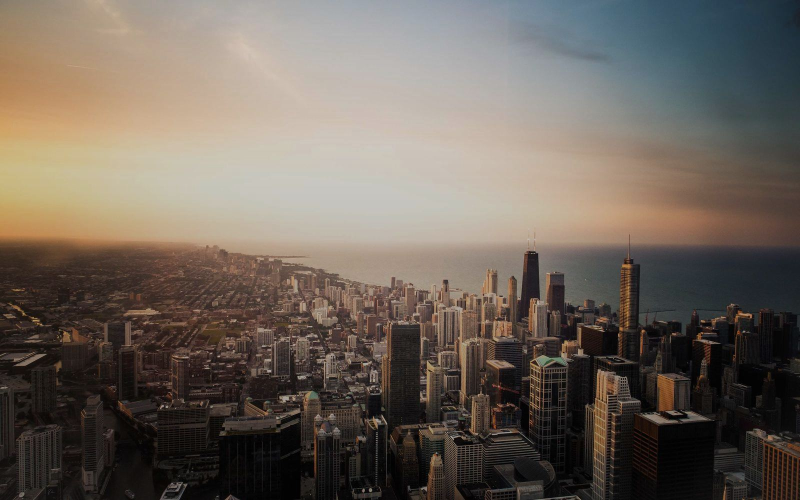
#> input picture scripts/assets/editorial/editorial-2.jpg, 1600 x 1000 px (shown at 1/2 size); its folder holds only this picture in this run
$ python process-editorial-photos.py
#> lines starting #> are read from the running program, lines starting #| are printed output that depends on the picture
#> in process_one, img is the input picture: PIL image 1600x1000 RGB; mean R, G, B 109.6, 100.1, 91
"""Optimize the 10 picsum.photos editorial JPEGs into smaller, web-ready files.

Steps per photo:
  - Resize to max 1600px wide
  - Apply a slight dark gradient overlay (so they match the Saturated Cinema theme)
  - Save at JPEG quality 78 (~80-120 KB target)
  - Generate a tiny 24px-wide blur placeholder (for LQIP / blur-up loading)

Outputs:
  scripts/assets/editorial/editorial-<n>.jpg        full (~100 KB each)
  scripts/assets/editorial/editorial-<n>-tiny.jpg   LQIP (~1 KB each)

No page in docs/ uses these any more; scripts/og-editorial.html uses three.

All source images are from https://picsum.photos — CC0 licensed.
Attribution: Lorem Picsum (https://picsum.photos), photos by Unsplash contributors.
"""
from pathlib import Path
from PIL import Image, ImageFilter
import io


ROOT = Path(__file__).resolve().parent.parent
DOCS = ROOT / "scripts" / "assets" / "editorial"


def darken_gradient(img: Image.Image) -> Image.Image:
    """Top-to-bottom subtle dark overlay so text reads on the photo."""
    w, h = img.size
#> w = 1600; h = 1000
    overlay = Image.new("RGBA", (w, h), (0, 0, 0, 0))
#> overlay: PIL image 1600x1000 RGBA; every value is 0
    for y in range(h):
        # 12% darkening at top → 38% darkening at bottom
        alpha = int(30 + (y / h) * 70)
        for x_band in range(0, w, 80):
            pass  # we'll just draw the line
        overlay.paste((0, 0, 0, alpha), (0, y, w, y + 1))
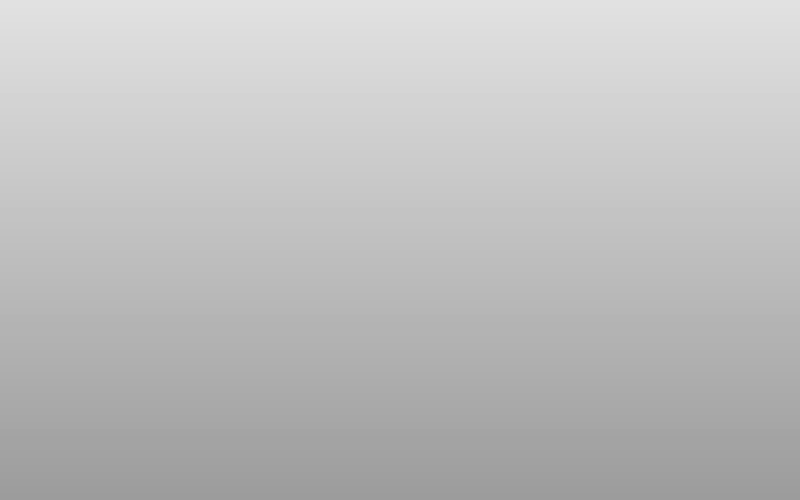
#> overlay: PIL image 1600x1000 RGBA (shown at 1/2 size); mean R, G, B, A 0, 0, 0, 64.5; transparent parts drawn white
    return Image.alpha_composite(img.convert("RGBA"), overlay).convert("RGB")
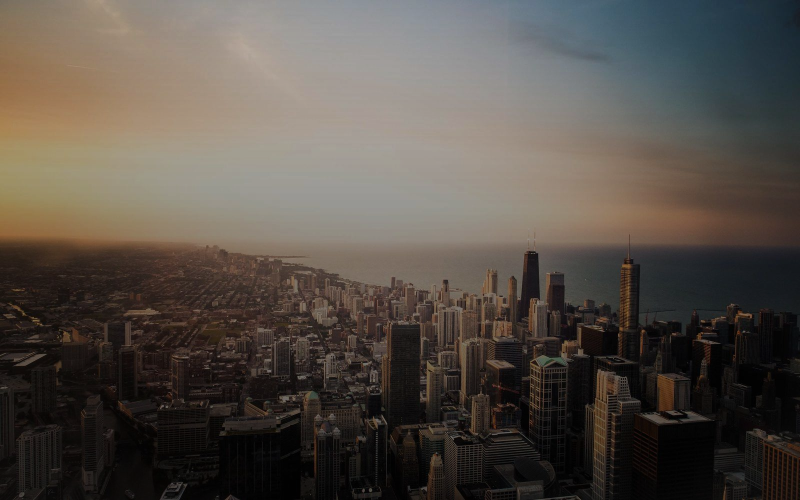
#> returned value: PIL image 1600x1000 RGB (shown at 1/2 size); mean R, G, B 85.8, 78.7, 71.8


def process_one(src: Path) -> None:
    img = Image.open(src).convert("RGB")
    # Resize to max 1600 wide
    if img.width > 1600:
        new_h = int(1600 * img.height / img.width)
        img = img.resize((1600, new_h), Image.LANCZOS)
    # Apply subtle dark gradient (top→bottom)
    img = darken_gradient(img)
    # Save optimized
    out = DOCS / src.name
    img.save(out, "JPEG", quality=78, optimize=True, progressive=True)
    # Tiny LQIP — 24 wide, blurred
    tiny = img.copy()
    tiny.thumbnail((24, 24 * img.height // img.width), Image.LANCZOS)
    tiny = tiny.filter(ImageFilter.GaussianBlur(1.5))
    tiny_name = src.stem + "-tiny.jpg"
    tiny_out = DOCS / tiny_name
    tiny.save(tiny_out, "JPEG", quality=60, optimize=True)
    kb_main = out.stat().st_size // 1024
#> (the run stopped early here; a loop or call above may not have finished)

$ run again, on landing/editorial/editorial-1.jpg
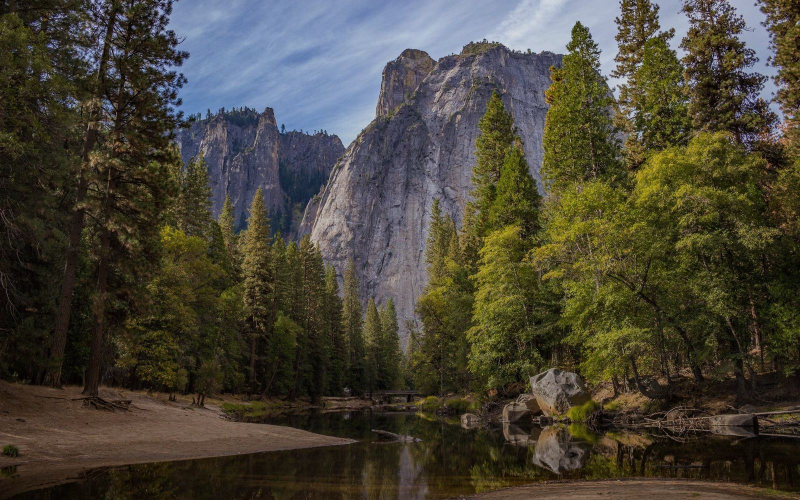
#> input picture landing/editorial/editorial-1.jpg, 1600 x 1000 px (shown at 1/2 size)
#> in process_one, img is the input picture: PIL image 1600x1000 RGB; mean R, G, B 72.4, 68.3, 56.5
#> in darken_gradient, `return Image.alpha_composite(img.convert("RGBA"), overlay).convert("RG..`:
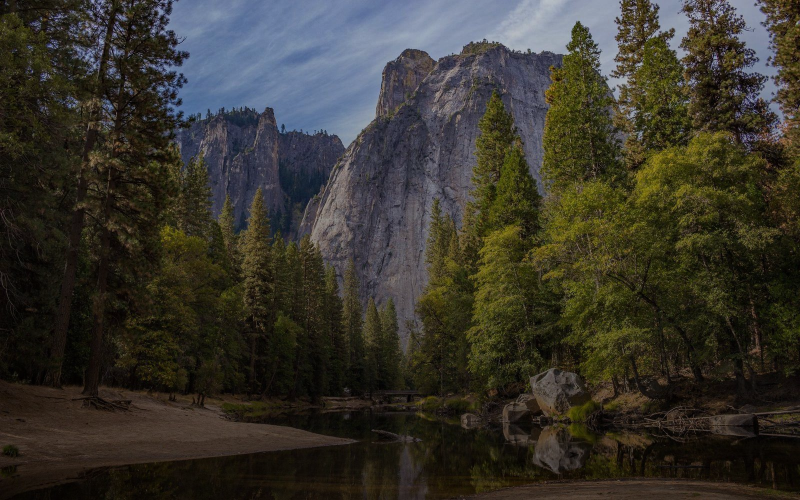
#> returned value: PIL image 1600x1000 RGB (shown at 1/2 size); mean R, G, B 55.5, 52.8, 44.7

$ run again, on landing/editorial/editorial-10.jpg
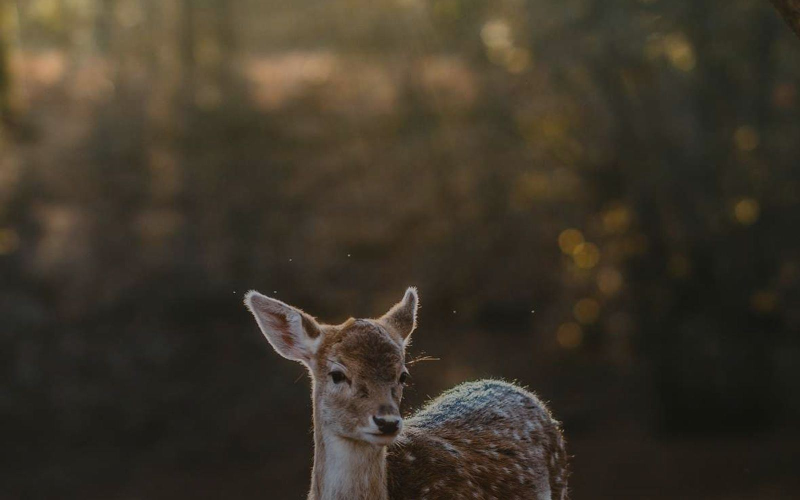
#> input picture landing/editorial/editorial-10.jpg, 1600 x 1000 px (shown at 1/2 size)
#> in process_one, img is the input picture: PIL image 1600x1000 RGB; mean R, G, B 61.7, 53.9, 41.1
#> in darken_gradient, `return Image.alpha_composite(img.convert("RGBA"), overlay).convert("RG..`:
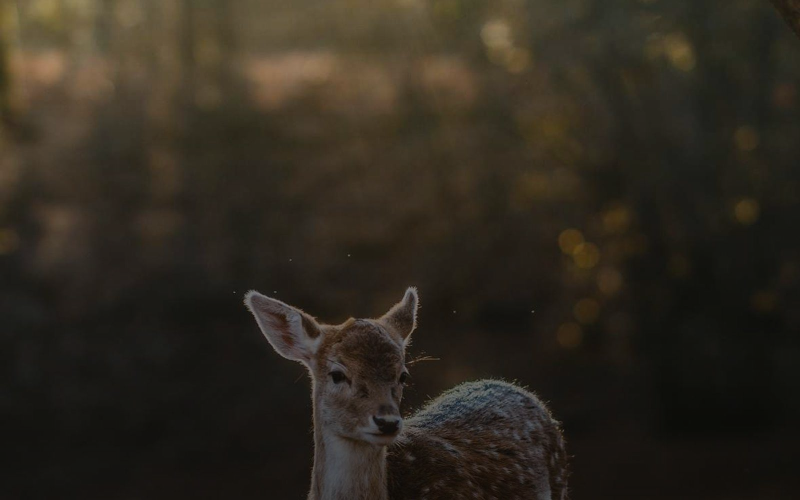
#> returned value: PIL image 1600x1000 RGB (shown at 1/2 size); mean R, G, B 47.5, 41.4, 31.3

$ run again, on scripts/assets/editorial/editorial-9.jpg
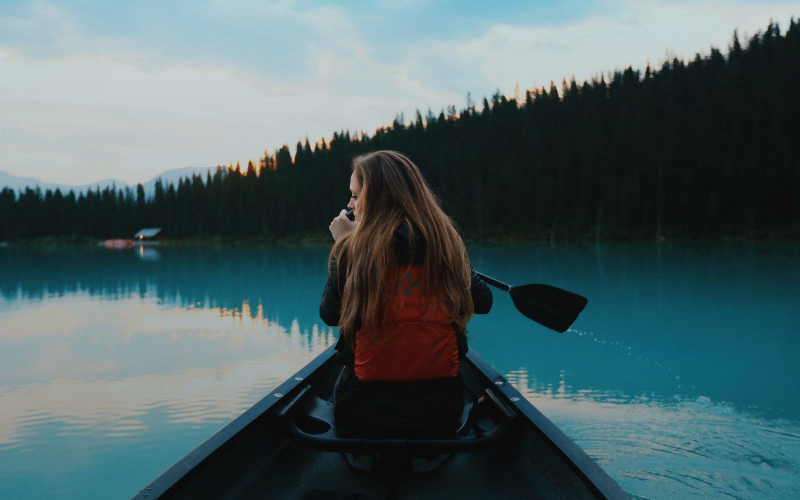
#> input picture scripts/assets/editorial/editorial-9.jpg, 1600 x 1000 px (shown at 1/2 size)
#> in process_one, img is the input picture: PIL image 1600x1000 RGB; mean R, G, B 77.7, 98.9, 102.1
#> in darken_gradient, `return Image.alpha_composite(img.convert("RGBA"), overlay).convert("RG..`:
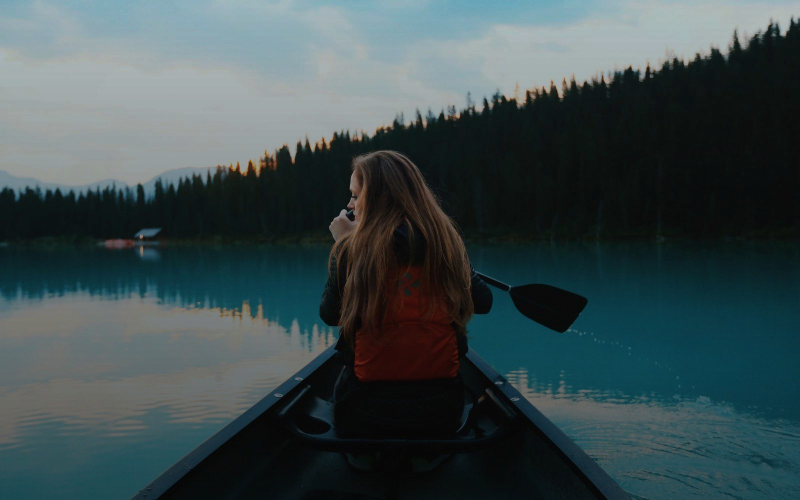
#> returned value: PIL image 1600x1000 RGB (shown at 1/2 size); mean R, G, B 60.7, 76.1, 78.3

$ run again, on scripts/assets/editorial/editorial-apple-woman-coffee.jpg
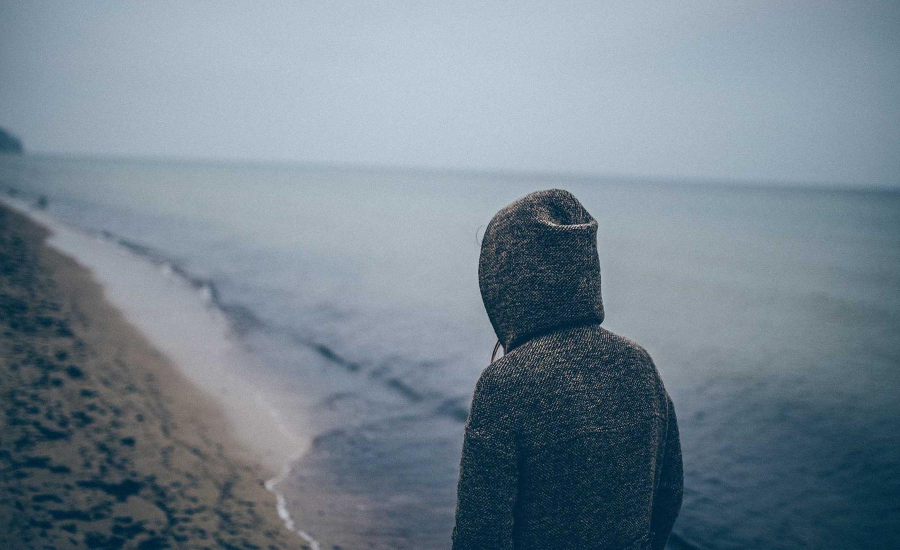
#> input picture scripts/assets/editorial/editorial-apple-woman-coffee.jpg, 1800 x 1100 px (shown at 1/2 size)
#> in process_one, img is the input picture: PIL image 1800x1100 RGB; mean R, G, B 116.2, 131.4, 143.3
#> img: PIL image 1600x977 RGB
#> in darken_gradient, `return Image.alpha_composite(img.convert("RGBA"), overlay).convert("RG..`:
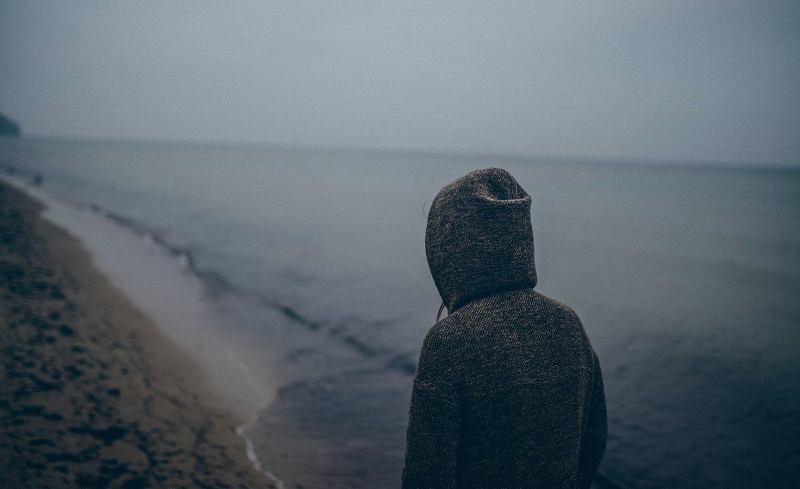
#> returned value: PIL image 1600x977 RGB (shown at 1/2 size); mean R, G, B 90.1, 101.4, 110.3
